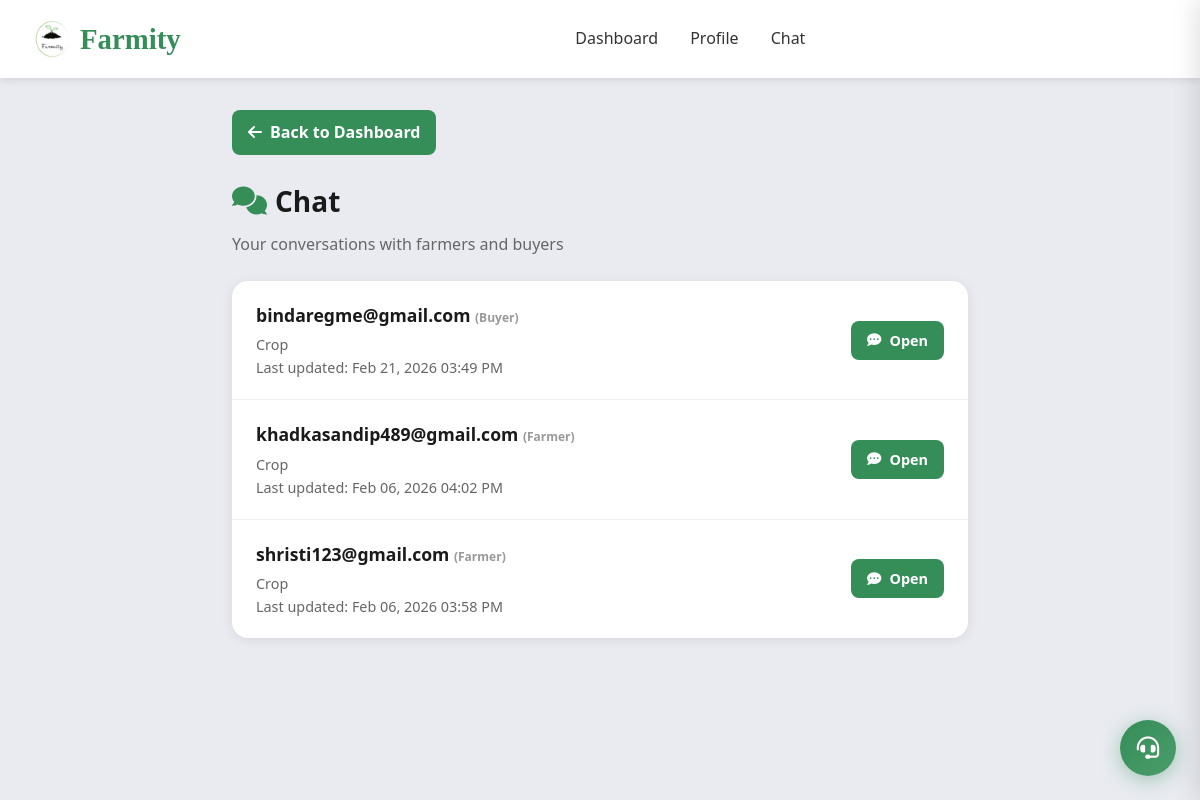
The app's page /chat/ (signed in) with its own data.
### accounts/models.py (models this page shows, shortened)
class ExpertChatThread(models.Model):
    expert = models.ForeignKey(ExpertProfile, on_delete=models.CASCADE, related_name='chat_threads')
    created_by = models.ForeignKey(User, on_delete=models.CASCADE, related_name='chat_threads')
    created_at = models.DateTimeField(auto_now_add=True)
    updated_at = models.DateTimeField(auto_now=True)
    class Meta:
        ordering = ('-updated_at',)

class User(AbstractBaseUser, PermissionsMixin):
    ROLE_CHOICES = (
        ('admin', 'Admin'),
        ('buyer', 'Buyer'),
        ('farmer', 'Farmer'),
        ('agricultural_expert', 'Agricultural Expert'),
        ('vendor', 'Vendor'),
    )
    email = models.EmailField(unique=True)
    role = models.CharField(max_length=20, choices=ROLE_CHOICES, default='buyer')
    is_active = models.BooleanField(default=True)
    is_verified = models.BooleanField(default=False)
    is_staff = models.BooleanField(default=False)
    date_joined = models.DateTimeField(auto_now_add=True)
    objects = UserManager()
    USERNAME_FIELD = 'email'
    REQUIRED_FIELDS = []

class ExpertProfile(models.Model):
    user = models.OneToOneField(User, on_delete=models.CASCADE, related_name='expert_profile')
    name = models.CharField(max_length=255, blank=True, null=True)
    photo = models.ImageField(upload_to='expert_photos/', blank=True, null=True)
    qualification = models.CharField(max_length=255, blank=True, null=True)
    specialization = models.CharField(max_length=255, blank=True, null=True)
    experience = models.CharField(max_length=50, blank=True, null=True)

### accounts/views.py (the view, shortened to what this page needs)
# urls.py: path('chat/', chat_threads_page, name='chat_threads'),
@login_required
def chat_threads_page(request):
    if request.user.role not in {'buyer', 'farmer', 'agricultural_expert'}:
        return _redirect_to_role_home_response(request.user)
    if request.user.role == 'agricultural_expert':
        profile = ExpertProfile.objects.get(user=request.user)
        threads = ExpertChatThread.objects.filter(expert=profile).select_related('created_by', 'expert', 'expert__user').order_by('-updated_at')
    context = {'threads': threads}
    return render(request, 'chat_threads.html', context)

### templates/chat_threads.html (shortened to what this page needs)
<!DOCTYPE html>
<html lang="en">
<head>
    <link rel="stylesheet" href="/static/css/style.css">
    <link href="https://cdnjs.cloudflare.com/ajax/libs/font-awesome/6.0.0/css/all.min.css" rel="stylesheet">
</head>
<body>
    <header class="main-header">
        <div class="header-container">
            <div class="logo">
                <a href="/" style="display: flex; align-items: center; gap: 0.5rem; text-decoration: none; color: inherit;">
                    <img src="/static/images/Farmity%20logo.png" alt="Farmity" class="logo-img" onerror="this.style.display='none'">
                    <span class="logo-text">Farmity</span>
                </a>
            </div>
            <nav class="main-nav">
                {% if request.user.role == 'farmer' %}<a href="{% url 'farmer_dashboard' %}">Dashboard</a>
                {% elif request.user.role == 'buyer' %}<a href="{% url 'user_dashboard' %}">Dashboard</a>
                {% elif request.user.role == 'agricultural_expert' %}<a href="{% url 'expert_dashboard' %}">Dashboard</a>
                {% else %}<a href="{% url 'dashboard' %}">Dashboard</a>{% endif %}
                <a href="{% url 'profile' %}">Profile</a>
                <a href="{% url 'chat_threads' %}">Chat</a>
            </nav>
        </div>
    </header>
    <main class="main-content">
        <a href="{% if request.user.role == 'farmer' %}{% url 'farmer_dashboard' %}{% elif request.user.role == 'buyer' %}{% url 'user_dashboard' %}{% else %}{% url 'expert_dashboard' %}{% endif %}" class="btn-back">
            <i class="fas fa-arrow-left"></i> Back to Dashboard
        </a>
        <h1 class="page-title"><i class="fas fa-comments" style="color: #358D58;"></i> Chat</h1>
        <p class="page-subtitle">
            {% if request.user.role == 'agricultural_expert' %}
                Your conversations with farmers and buyers
            {% else %}
                Your conversations with agricultural experts
            {% endif %}
        </p>
        <div class="chat-card">
            {% if threads %}
            <ul class="thread-list">
                {% for thread in threads %}
                <a href="{% url 'chat_thread' thread.id %}" class="thread-item">
                    <div class="thread-info">
                        <h4>
                            {% if request.user.role == 'agricultural_expert' %}
                                {{ thread.created_by.email }}
                                {% if thread.created_by.role == 'farmer' %}<span style="font-size:0.75rem;color:#999;">(Farmer)</span>{% elif thread.created_by.role == 'buyer' %}<span style="font-size:0.75rem;color:#999;">(Buyer)</span>{% endif %}
                            {% else %}
                                {{ thread.expert.name|default:thread.expert.user.email }}
                                <span style="font-size:0.75rem;color:#999;">(Expert)</span>
                            {% endif %}
                        </h4>
                        <p>{{ thread.expert.specialization|default:"Agricultural Expert" }}</p>
                        <p class="thread-meta">Last updated: {{ thread.updated_at|date:"M d, Y h:i A" }}</p>
                    </div>
                    <span class="btn-open"><i class="fas fa-comment-dots"></i> Open</span>
                </a>
                {% endfor %}
            </ul>
            {% endif %}
        </div>
    </main>
    {% include 'support_widget.html' %}
</body>
</html>

### static/css/style.css (style rules this page uses)
* { margin: 0; padding: 0; box-sizing: border-box; }
:root { --athens-gray: #E9EBF1; --sea-green: #358D58; --sushi: #A8AD3B; --paarl: #A04A24; --white: #ffffff; --text-dark: #333333; --text-gray: #666666; --border-gray: #dddddd; --light-gray: #f5f5f5; }
body { font-family: 'Segoe UI', Tahoma, Geneva, Verdana, sans-serif; line-height: 1.6; color: var(--text-dark); background: var(--white); }
.main-header { background: var(--white); padding: 1rem 2rem; box-shadow: 0 2px 8px rgba(0,0,0,0.1); position: sticky; top: 0; z-index: 1000; }
.header-container { max-width: 1400px; margin: 0 auto; display: flex; justify-content: space-between; align-items: center; gap: 2rem; }
.logo { display: flex; align-items: center; gap: 0.5rem; font-size: 1.5rem; font-weight: bold; color: var(--sea-green); }
.logo-img { width: 40px; height: 40px; object-fit: contain; }
.logo-text { font-family: 'Brush Script MT', cursive; font-size: 1.8rem; }
.main-nav { display: flex; gap: 2rem; flex: 1; justify-content: center; }
.main-nav a { text-decoration: none; color: var(--text-dark); font-weight: 500; transition: color 0.3s; }
html, body { height: 100%; margin: 0; padding: 0; }

### templates/chat_threads.html (style rules this page uses)
body { font-family: 'Segoe UI', Tahoma, Geneva, Verdana, sans-serif; background: #E9EBF1; min-height: 100vh; display: flex; flex-direction: column; margin: 0; }
.main-content { flex: 1; padding: 2rem; max-width: 800px; margin: 0 auto; width: 100%; }
.page-title { font-size: 1.75rem; font-weight: 700; color: #1a1a1a; margin-bottom: 0.5rem; display: flex; align-items: center; gap: 0.5rem; }
.page-subtitle { color: #666; margin-bottom: 1.5rem; }
.btn-back { display: inline-flex; align-items: center; gap: 0.5rem; padding: 0.6rem 1rem; background: #358D58; color: white; text-decoration: none; border-radius: 8px; font-weight: 600; margin-bottom: 1.5rem; }
.chat-card { background: white; border-radius: 16px; box-shadow: 0 2px 12px rgba(0,0,0,0.08); overflow: hidden; }
.thread-list { list-style: none; padding: 0; margin: 0; }
.thread-item { display: flex; align-items: center; justify-content: space-between; padding: 1.25rem 1.5rem; border-bottom: 1px solid #f0f0f0; gap: 1rem; text-decoration: none; color: inherit; transition: background 0.2s; }
.thread-item:last-child { border-bottom: none; }
.thread-info { flex: 1; min-width: 0; }
.thread-info h4 { margin: 0 0 0.25rem 0; font-size: 1.1rem; color: #1a1a1a; }
.thread-info p { margin: 0; color: #666; font-size: 0.9rem; }
.thread-meta { font-size: 0.85rem; color: #999; margin-top: 0.35rem; }
.btn-open { padding: 0.5rem 1rem; background: #358D58; color: white; border-radius: 8px; font-weight: 600; font-size: 0.9rem; display: inline-flex; align-items: center; gap: 0.5rem; flex-shrink: 0; }

### records on screen
ExpertChatThread: created_by.email "bindaregme@gmail.com", shows "(Buyer)", expert.specialization "Crop", updated_at "Feb 21, 2026 03:49 PM"
ExpertChatThread: created_by.email "khadkasandip489@gmail.com", shows "(Farmer)", expert.specialization "Crop", updated_at "Feb 06, 2026 04:02 PM"
ExpertChatThread: created_by.email "shristi123@gmail.com", shows "(Farmer)", expert.specialization "Crop", updated_at "Feb 06, 2026 03:58 PM"
